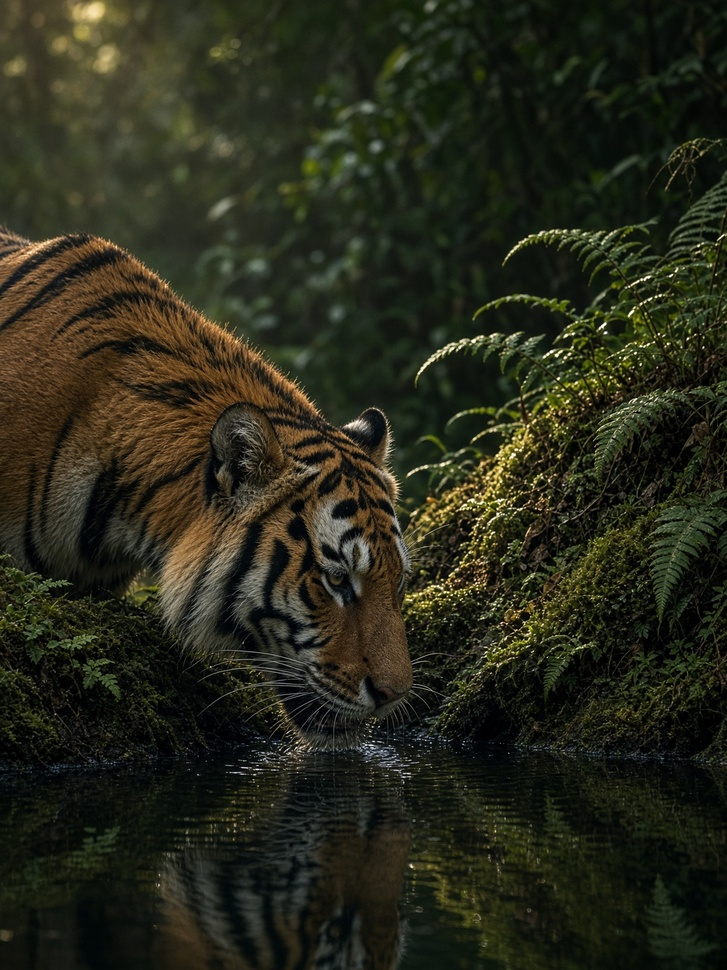
#> input picture artifacts/imagine_images/40843187-631f-4582-ab5a-6de8a4f84363.jpg, 727 x 970 px, shrunk from 1200 x 1600 before the run
$ python -i species.py   (imports and definitions only)   (older library calls are emulated)
#> lines starting #> are read from the running program, lines starting #| are printed output that depends on the picture; after the words box and inside, x2 and y2 are one past the last pixel; in counts of white or black regions, pixels touching at a corner belong together
#> further down, picture is the input picture: shape (970, 727, 3); mean B, G, R 26.4, 41.4, 40.3
"""Species classification and coat morphology analysis.

Identifies wildlife species (e.g. Bengal Tiger, Indian Leopard, Plains Zebra,
Giraffe, Cheetah, Snow Leopard) based on coat color spectrum, stripe/rosette
orientation gradients, and morphological patterning.
"""

from __future__ import annotations

import re
from pathlib import Path
import cv2
import numpy as np

# Species profile definitions
SPECIES_PROFILES = {
    "TIGER": {
        "species": "Bengal Tiger",
        "scientific_name": "Panthera tigris",
        "code": "TIG",
        "pattern_type": "Vertical Melanistic Stripe Array",
        "description": "Characteristic dense vertical black stripes over a rufous-orange ground coat with pale ventral shading.",
    },
    "LEOPARD": {
        "species": "Indian Leopard",
        "scientific_name": "Panthera pardus",
        "code": "LEO",
        "pattern_type": "Floral Rosette Geometry",
        "description": "Complex floral rosettes without central spots distributed over tawny-golden flank and dorsal field.",
    },
    "JAGUAR": {
        "species": "Jaguar",
        "scientific_name": "Panthera onca",
        "code": "JAG",
        "pattern_type": "Ocellated Rosette Matrix",
        "description": "Heavy, compact floral rosettes enclosing distinct central black spots.",
    },
    "ZEBRA": {
        "species": "Plains Zebra",
        "scientific_name": "Equus quagga",
        "code": "ZEB",
        "pattern_type": "Disruptive Monochrome Stripes",
        "description": "High-contrast alternating black and white vertical and oblique flank stripes.",
    },
    "GIRAFFE": {
        "species": "Giraffe",
        "scientific_name": "Giraffa camelopardalis",
        "code": "GIR",
        "pattern_type": "Polygonal Tessellation Grid",
        "description": "Large polygonal chestnut patches separated by pale creamy inter-patch borders.",
    },
    "CHEETAH": {
        "species": "Cheetah",
        "scientific_name": "Acinonyx jubatus",
        "code": "CHT",
        "pattern_type": "Solid Dot Array",
        "description": "Dense, uniform, non-rosetted solid black circular spots across a tawny-gold coat.",
    },
    "SNOW_LEOPARD": {
        "species": "Snow Leopard",
        "scientific_name": "Panthera uncia",
        "code": "SNW",
        "pattern_type": "Diffuse Smoke Rosettes",
        "description": "Subdued grayish-white thick fur with soft, smoky rosettes and dorsal rings.",
    },
    "WILD": {
        "species": "Wild Individual",
        "scientific_name": "Animalia",
        "code": "WLD",
        "pattern_type": "Geometric Surface Markings",
        "description": "Individual wild animal identified through unique coat markings and scarring geometry.",
    },
}


def classify_species(image: np.ndarray, file_name: str = "") -> dict:
    """Return a cautious species estimate; individual identity is handled separately."""
#> called with file_name = ''
    if image is None or image.size == 0:
        return _unclassified()

    name_tokens = set(re.findall(r"[a-z0-9]+", Path(file_name or "").stem.lower()))

    filename_hints = (
        ("SNOW_LEOPARD", {"snow", "uncia"}),
        ("TIGER", {"tiger", "sher", "bagh", "tigris"}),
        ("LEOPARD", {"leopard", "tendua", "pardus"}),
        ("JAGUAR", {"jaguar", "onca"}),
        ("ZEBRA", {"zebra", "quagga"}),
        ("GIRAFFE", {"giraffe", "giraffa"}),
        ("CHEETAH", {"cheetah", "jubatus"}),
    )
    for profile_key, hint_tokens in filename_hints:
        numbered_tiger_hint = profile_key == "TIGER" and any(
            re.fullmatch(r"tiger\d+", token) for token in name_tokens
        )
        if name_tokens & hint_tokens or numbered_tiger_hint:
            result = SPECIES_PROFILES[profile_key].copy()
            result["confidence"] = 95.0
            result["classification_source"] = "filename hint"
            return result

    # Computer Vision Analysis of Image
    hsv = cv2.cvtColor(image, cv2.COLOR_BGR2HSV)
#> hsv: shape (970, 727, 3); mean H, S, V 42.6, 112.4, 44.4
    h, s, v = cv2.split(hsv)
    gray = cv2.cvtColor(image, cv2.COLOR_BGR2GRAY)
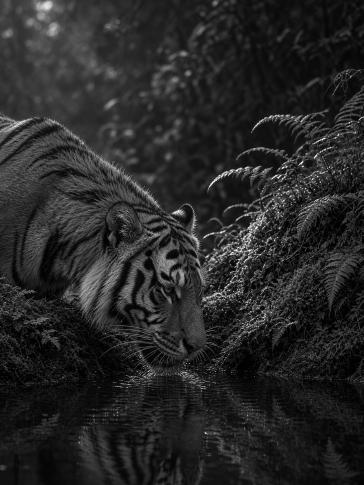
#> gray: shape (970, 727) (shown at 1/2 size); min 0, max 254, mean 39.3

    # 1. Color Metrics
    # Low saturation & high contrast => Zebra (monochrome)
    low_sat_pct = float(np.count_nonzero(s < 40)) / s.size
#> low_sat_pct = 0.0572
    v_contrast = float(np.std(v))
#> v_contrast = 33.45

    # Orange / Reddish-Gold pixels (Tigers: Hue 8-22, Sat > 60, Val > 50)
    orange_mask = ((h >= 8) & (h <= 24) & (s >= 55) & (v >= 45)).astype(np.uint8)
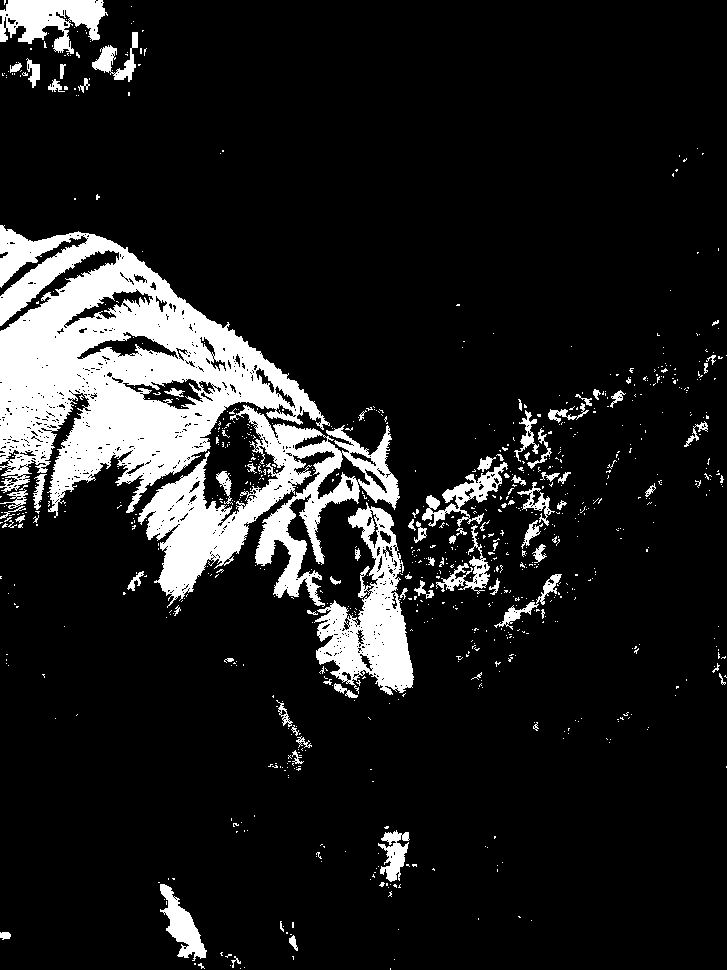
#> orange_mask: shape (970, 727); values 0 (black) and 1 (white), 12.6% white; 841 white regions (758 under 20 px), largest, box (x1, y1, x2, y2) and area: (0, 225, 330, 518) 44318, (138, 405, 400, 608) 17918, (314, 502, 414, 695) 8559
    orange_pct = float(np.count_nonzero(orange_mask)) / h.size
#> orange_pct = 0.126

    # Golden / Tawny Yellow pixels (Leopards / Cheetahs: Hue 20-38, Sat 40-180)
    golden_mask = ((h >= 18) & (h <= 36) & (s >= 40) & (v >= 60)).astype(np.uint8)
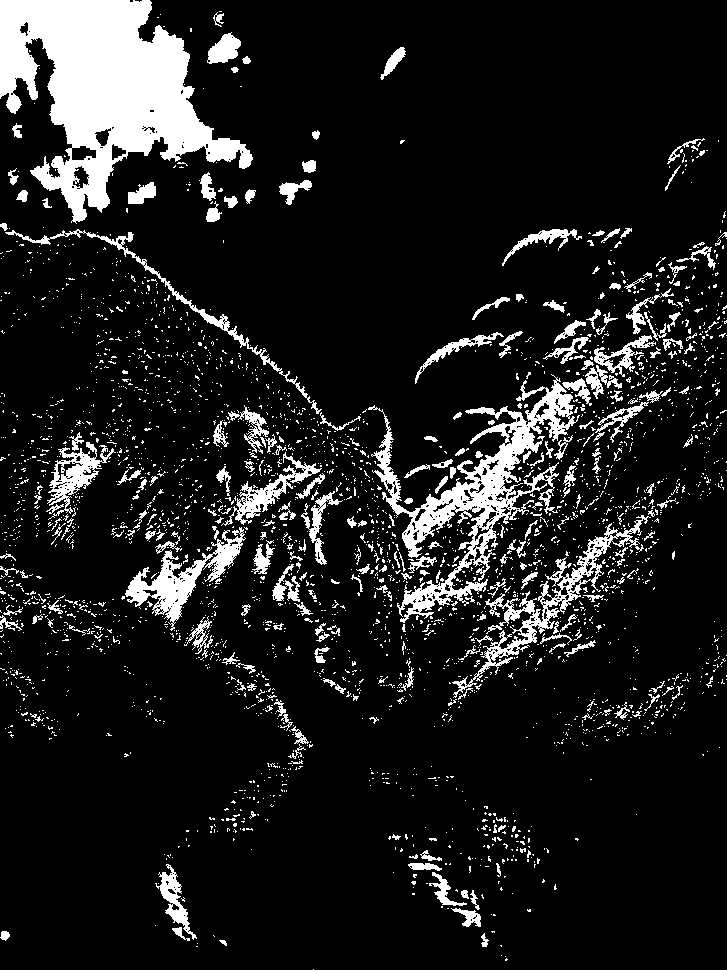
#> golden_mask: shape (970, 727); values 0 (black) and 1 (white), 11.6% white; 3026 white regions (2753 under 20 px), largest, box (x1, y1, x2, y2) and area: (0, 0, 253, 224) 27018, (368, 374, 580, 623) 10932, (452, 515, 651, 698) 3953
    golden_pct = float(np.count_nonzero(golden_mask)) / h.size
#> golden_pct = 0.116

    # Dark Melanistic pixels (Stripes / spots: V < 55)
    dark_mask = (v < 55).astype(np.uint8)
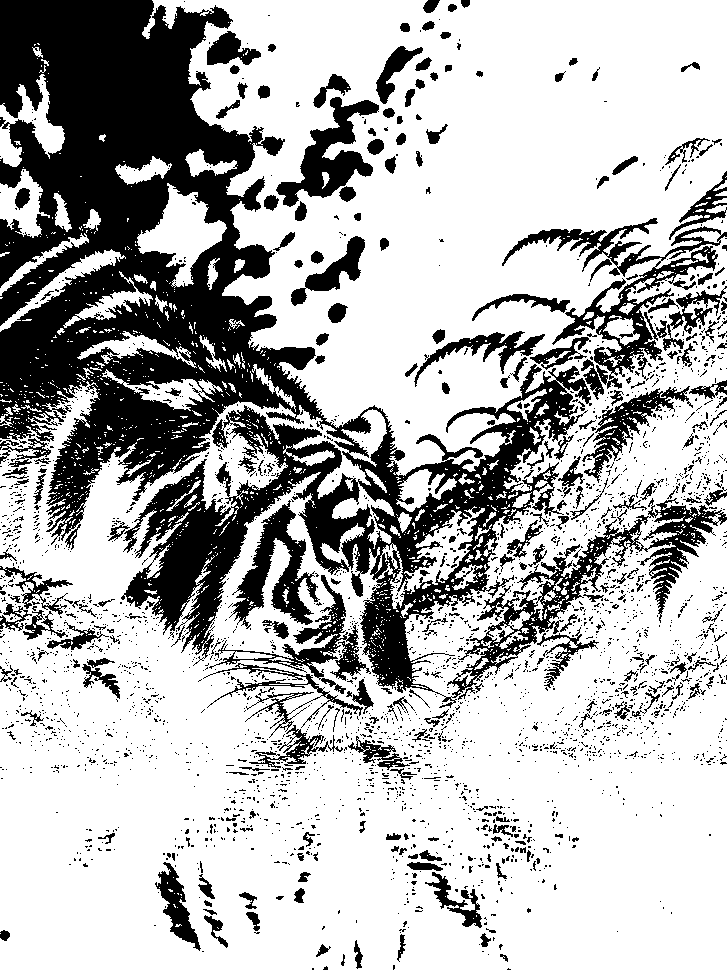
#> dark_mask: shape (970, 727); values 0 (black) and 1 (white), 70.7% white; 2910 black regions (2617 under 20 px), largest, box (x1, y1, x2, y2) and area: (0, 0, 727, 708) 141429, (502, 218, 727, 400) 7657, (229, 500, 320, 629) 4130
    dark_pct = float(np.count_nonzero(dark_mask)) / h.size
#> dark_pct = 0.707

    # 2. Gradient / Texture Directional Analysis (Sobel)
    gx = cv2.Sobel(gray, cv2.CV_32F, 1, 0, ksize=3)
    gy = cv2.Sobel(gray, cv2.CV_32F, 0, 1, ksize=3)
    mag, ang = cv2.cartToPolar(gx, gy, angleInDegrees=True)
    strong_grad = mag > (np.mean(mag) + 1.2 * np.std(mag))
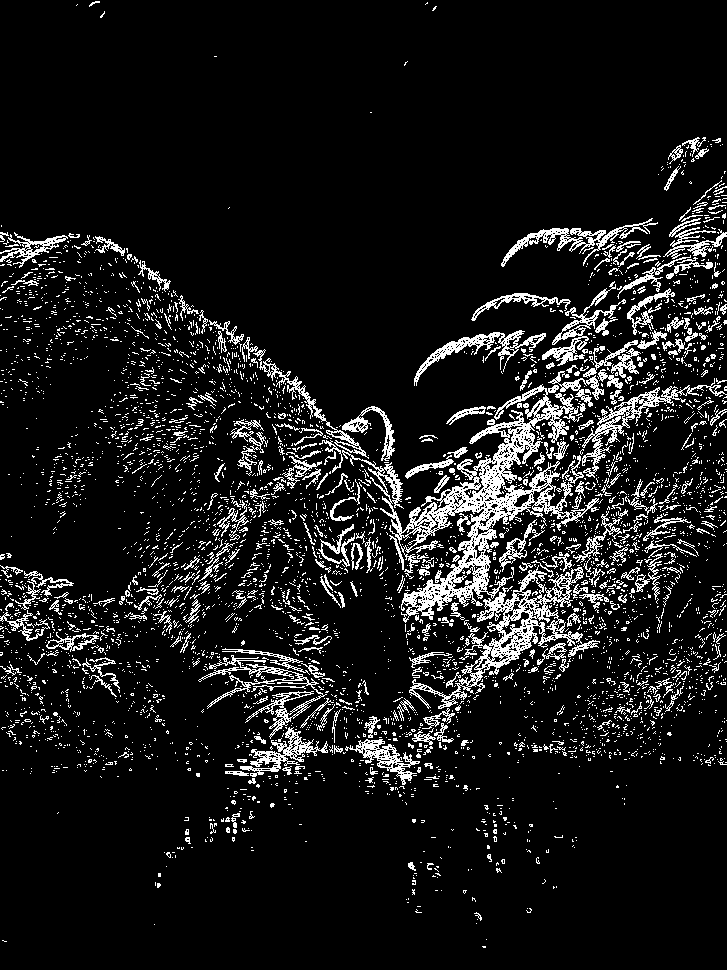
#> strong_grad: shape (970, 727) bool; 9.7% white in thin lines or dots

    # Vertical stripe edges have predominantly horizontal gradients.
    valid_angles = ang[strong_grad]
    if len(valid_angles) > 100:
        vert_stripes = np.count_nonzero((valid_angles < 25) | (valid_angles > 155))
#> vert_stripes = 41047
        vert_ratio = vert_stripes / len(valid_angles)
#> vert_ratio = 0.598
    else:
        vert_ratio = 0.0

    # 3. Rosette / Spot Detection (Laplacian / Circularity)
    blurred = cv2.GaussianBlur(gray, (7, 7), 0)
    # Detect dark spots/rings on lighter background
    _, thresh = cv2.threshold(blurred, 0, 255, cv2.THRESH_BINARY_INV + cv2.THRESH_OTSU)
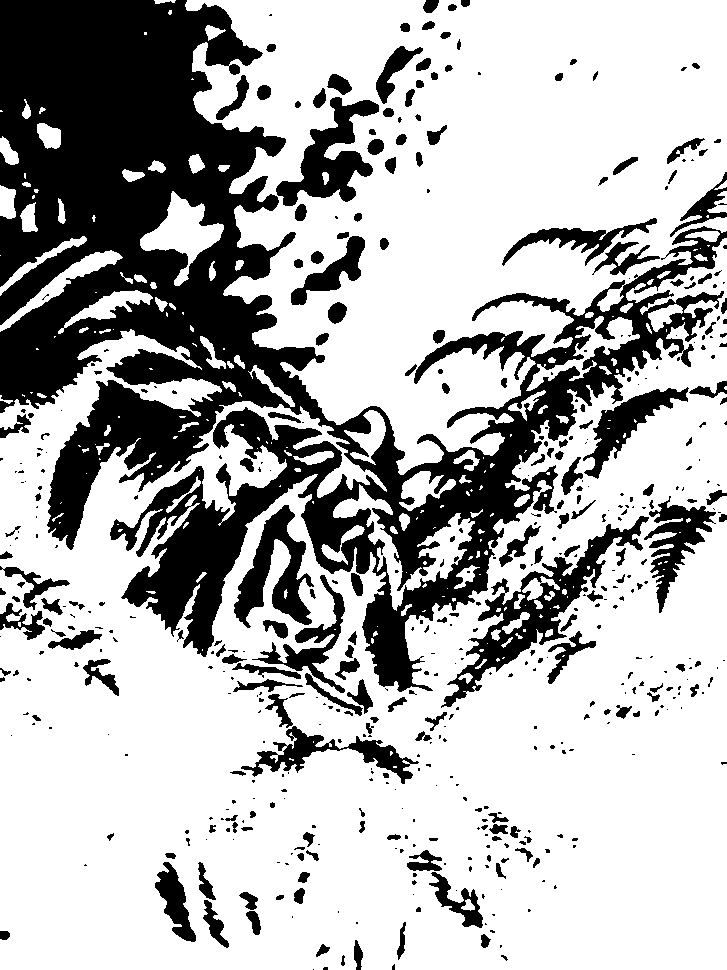
#> thresh: shape (970, 727); 70% white; 507 black regions (300 under 20 px)
    contours, _ = cv2.findContours(thresh, cv2.RETR_EXTERNAL, cv2.CHAIN_APPROX_SIMPLE)
#> contours = 169 contours, 103 with area under 20; largest, box (x1, y1, x2, y2) and area: (0, 238, 727, 970) 350114, (185, 0, 727, 475) 168366, (333, 484, 475, 611) 3730, (140, 191, 224, 286) 2876, (526, 316, 640, 391) 1732
    rosette_candidates = 0
    total_area = image.shape[0] * image.shape[1]
    for c in contours:
        area = cv2.contourArea(c)
        if 80 < area < (0.05 * total_area):
            peri = cv2.arcLength(c, True)
            if peri > 0:
                circularity = 4 * np.pi * (area / (peri * peri))
                if 0.35 < circularity < 0.90:
                    rosette_candidates += 1
#> this loop made 169 passes
#> (area, peri, circularity) on passes 16, 26, 32, 40, 45, 46, 51, 59: (205.5, 97.5, 0.272), (397.5, 160.8, 0.193), (110, 44.63, 0.694), (98.5, 44.04, 0.638), (3729.5, 1015.4, 0.0455), (139.5, 111.8, 0.14), (954.5, 252.8, 0.188), (254, 94.77, 0.355)
#> after the loop, rosette_candidates = 15

    # Score calculation
    scores = {
        "ZEBRA": 0.0,
        "TIGER": 0.0,
        "LEOPARD": 0.0,
        "GIRAFFE": 0.0,
        "CHEETAH": 0.0,
    }

    # Zebra: Very low saturation, high contrast, strong alternating bands
    if low_sat_pct > 0.65 and v_contrast > 45:
        scores["ZEBRA"] += 50.0 + (low_sat_pct * 30.0)

    # Tiger: Orange ground coat plus directional, high-contrast stripe edges.
    if orange_pct > 0.12 and vert_ratio > 0.32:
        scores["TIGER"] += 40.0 + (orange_pct * 60.0) + (vert_ratio * 20.0)
    if dark_pct > 0.10 and orange_pct > 0.08:
        scores["TIGER"] += 15.0

    # Leopard: Golden ground plus a moderate density of rosette-like markings.
    if golden_pct > 0.15 and 8 <= rosette_candidates <= 30:
        scores["LEOPARD"] += 35.0 + (golden_pct * 60.0)
        scores["LEOPARD"] += min(35.0, rosette_candidates * 1.5)

    # Giraffe: Large polygonal patches, brownish-orange
    if 0.10 < orange_pct < 0.35 and 0.15 < dark_pct < 0.40 and rosette_candidates < 8:
        scores["GIRAFFE"] += 25.0

    # Cheetah: Dense small spots on a golden ground coat.
    if rosette_candidates > 30 and golden_pct > 0.15:
        scores["CHEETAH"] += 55.0 + min(30.0, rosette_candidates * 0.7)

    ranked_scores = sorted(scores.items(), key=lambda item: item[1], reverse=True)
#> ranked_scores = [('TIGER', 74.51), ('ZEBRA', 0), ('LEOPARD', 0), ('GIRAFFE', 0), ('CHEETAH', 0)]
    best_key, best_score = ranked_scores[0]
#> best_key = 'TIGER'; best_score = 74.51
    runner_up_score = ranked_scores[1][1]
#> runner_up_score = 0
    margin = best_score - runner_up_score
#> margin = 74.51

    if best_score >= 45.0 and margin >= 10.0:
        res = SPECIES_PROFILES[best_key].copy()
#> res = 5 items
        res["confidence"] = round(min(88.0, 65.0 + margin * 0.7), 1)
        res["classification_source"] = "coat-pattern heuristic"
        return res

    return _unclassified()


# [6 lines left out: function _unclassified, not called in this run]

>>> import cv2
>>> picture = cv2.imread('../../artifacts/imagine_images/40843187-631f-4582-ab5a-6de8a4f84363.jpg')
>>> result = classify_species(picture)
#> result = 7 items
